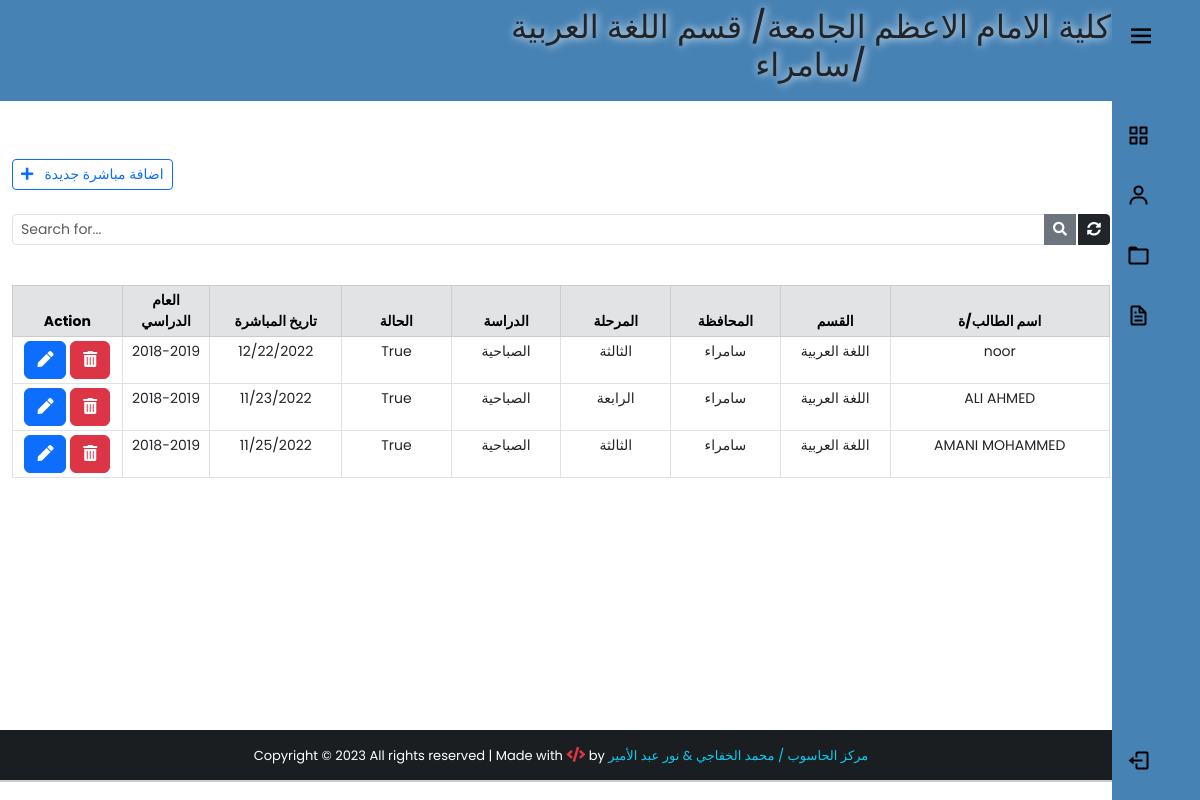
The page /backend-allstudents/ (signed in) on the database as committed earlier.
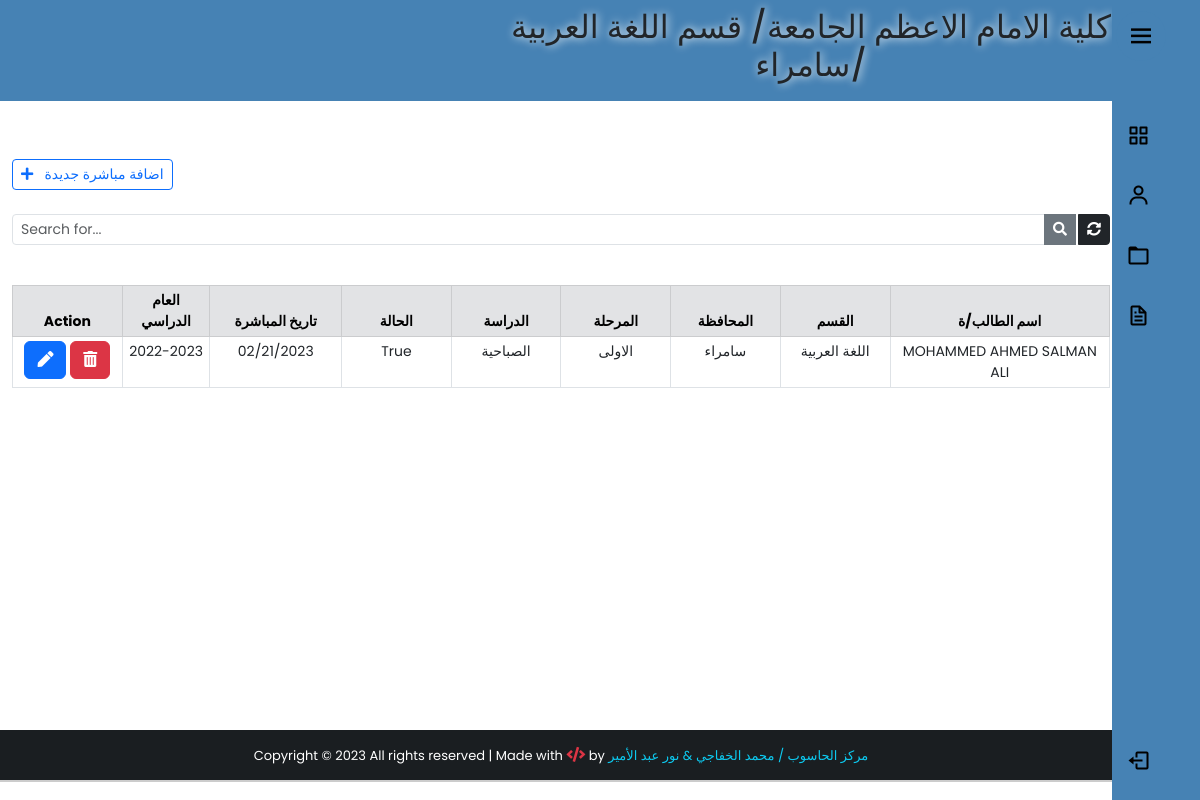
The same page on the database as committed later.
### app/models.py (models this page shows, shortened)
class AllStudents(models.Model):
    stage_list = (
        ("الاولى", "الاولى"),
        ("الثانية", "الثانية"),
        ("الثالثة", "الثالثة"),
        ("الرابعة", "الرابعة"),
    )
    study_list = (
        ("الصباحية", "الصباحية"),
        ("المسائية", "المسائية"),
    )
    user = models.CharField(max_length=100, verbose_name="اسم المستخدم")
    name = models.CharField(max_length=100, verbose_name="اسم الطالب/ة")
    Dname = models.CharField(max_length=100, verbose_name="القسم")
    Cname = models.CharField(max_length=100, verbose_name="المحافظة")
    stage = models.CharField(max_length=50, verbose_name="المرحلة", choices=stage_list,)
    state = models.BooleanField(max_length=100, verbose_name="مباشرة",default=True,null=True,blank=True)
    date = models.DateField(verbose_name="تاريخ المباشرة",null=True,blank=True)
    year = models.CharField(max_length=50, verbose_name="العام الدراسي")
    study = models.CharField(max_length=20,verbose_name="الدراسة", choices=study_list,null=True)
    note = models.TextField(blank=True, null=True, verbose_name="الملاحظات")
    img = models.ImageField(upload_to="%y/%m",null=True,blank=True)
    created_at = models.DateTimeField(auto_now_add=True)
    class Meta:
        verbose_name_plural = 'مباشرات الطلبة'

### app/views.py (the view)
# urls.py: path('backend-allstudents/',views.backend_all_student,name="backend_all_student"),
@cache_control(no_cache=True, must_revalidate=True, no_store=True)
@login_required(login_url='login')
def backend_all_student(request):
    if 'q' in request.GET:
        q = request.GET['q']
        user = request.user.userprofile
        all_student_list = AllStudents.objects.filter(
            Q(name__icontains=q) | Q(stage=q) | Q(study=q)
        ).order_by('-created_at')
        all_student_list=all_student_list.filter(Dname=user.Dname,Cname=user.Cname,user=user.user)
    else:
        user = request.user.userprofile
        all_student_list = AllStudents.objects.all().filter(
            user=user.user, Dname=user.Dname, Cname=user.Cname).order_by('-created_at','stage')
    paginator = Paginator(all_student_list, 5)
    page = request.GET.get('page')
    all_students = paginator.get_page(page)
    context = {
        'allstd': all_students,
        'user': user,
    }
    return render(request, 'AllStudents/backend-allstudents.html', context)

### app/models.py (called while the page is built)
    def __str__(self):
        return self.Dname

    def __str__(self):
        return self.Cname

### app/templates/AllStudents/backend-allstudents.html (shortened to what this page needs)
{% extends 'base2.html' %}
{% block content %}
<div class="container" style="padding-top:10px;">
     <br><br>
     <div class="d-flex justify-content-between">
          <a href="{% url 'add_allstudent' %}" class="btn btn-outline-primary btn-sm"> <i class="fas fa-plus"></i>&nbsp;&nbsp; اضافة مباشرة جديدة</a>
     </div>
     <form action="">
          <div class="input-group input-group-sm mb-3 mt-4">
               <input type="text" name="q" class="form-control" placeholder="Search for..." value="{{ request.GET.q }}">
               <button class="btn btn-secondary"><i class="fas fa-search"></i></button>
               <a href="{% url 'backend_all_student' %}" class="btn btn-dark" style="margin-left:2px;"><i class="fas fa-sync-alt"></i></a>
          </div>
     </form>
     <center>
          <table class="table table-bordered table-sm mt-4" style="text-align: center; font-size: 14px;">
               <thead class="table-secondary">
                  <div class="row">
                    <tr>
                         <th class="col-lg-2 col-sm-1" style="width:10%;" colspan="1">Action</th>
                         <th class="col-lg-2 col-sm-1" style="width:8%;">العام الدراسي</th>
                         <th class="col-lg-2 col-sm-1" style="width:12%;">تاريخ المباشرة</th>
                         <th class="col-lg-2 col-sm-1" style="width:10%;">الحالة</th>
                         <th class="col-lg-2 col-sm-1" style="width:10%;">الدراسة </th>
                         <th class="col-lg-2 col-sm-1" style="width:10%;">المرحلة </th>
                         <th class="col-lg-2 col-sm-1" style="width:10%;">المحافظة</th>
                         <th class="col-lg-2 col-sm-1" style="width:10%;">القسم</th>
                         <th class="col-lg-2 col-sm-1" style="width:20%;">اسم الطالب/ة</th>
                    </tr>
              </div>
               </thead>
               {% for std in allstd %}
               <tr>
                     <td id="responsive-border">
                         <a href="/all_student/{{std.id}}" class="btn btn-primary " title="Edit patient">
                              <i class="fas fa-pen"></i>
                         </a>
                         <a class="btn btn-secondary btn-danger" title="Remove patient" data-bs-toggle="modal" data-bs-target="#deleteModal{{std.pk}}">
                              <i class="fas fa-trash-alt"></i>
                         </a>
                     </td>
                    <td id="responsive-border"data-label="العام الدراسي">{{std.year}}</td>
                     <td id="responsive-border"data-label="تاريخ المباشرة">{{std.date | date:'m/d/Y'}}</td>
                    <td id="responsive-border"data-label="الحالة">{{std.state}}</td>
                    <td id="responsive-border"data-label="الدراسة">{{std.study}}</td>
                    <td id="responsive-border"data-label="المرحلة">{{std.stage}}</td>
                    <td id="responsive-border"data-label="المحافظة">{{std.Cname}}</td>
                    <td id="responsive-border"data-label="القسم">{{std.Dname}}</td>
                    <td id="responsive-border"data-label="اسم الطالب/ة">{{std.name}}</td>
               </tr>
               {% endfor %}
          </table>
     </center>
    <br> <br>
     </div>
{% endblock content %}

Rows that differ between the two databases and show on the page:
removed AllStudents: year "2018-2019", date "12/22/2022", state "True", study "الصباحية", stage "الثالثة", Cname "سامراء", Dname "اللغة العربية", name "noor"
removed AllStudents: year "2018-2019", date "11/23/2022", state "True", study "الصباحية", stage "الرابعة", Cname "سامراء", Dname "اللغة العربية", name "ALI AHMED"
removed AllStudents: year "2018-2019", date "11/25/2022", state "True", study "الصباحية", stage "الثالثة", Cname "سامراء", Dname "اللغة العربية", name "AMANI MOHAMMED"
added AllStudents: year "2022-2023", date "02/21/2023", state "True", study "الصباحية", stage "الاولى", Cname "سامراء", Dname "اللغة العربية", name "MOHAMMED AHMED SALMAN ALI"
